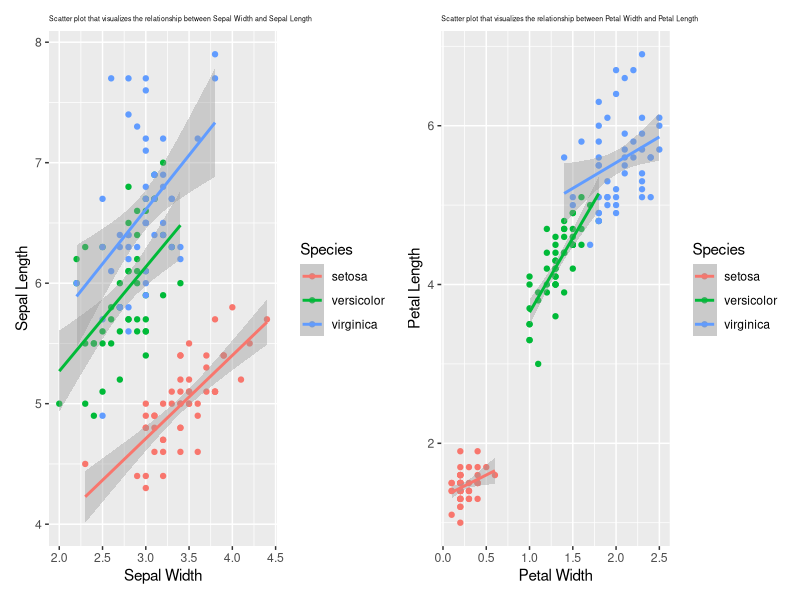
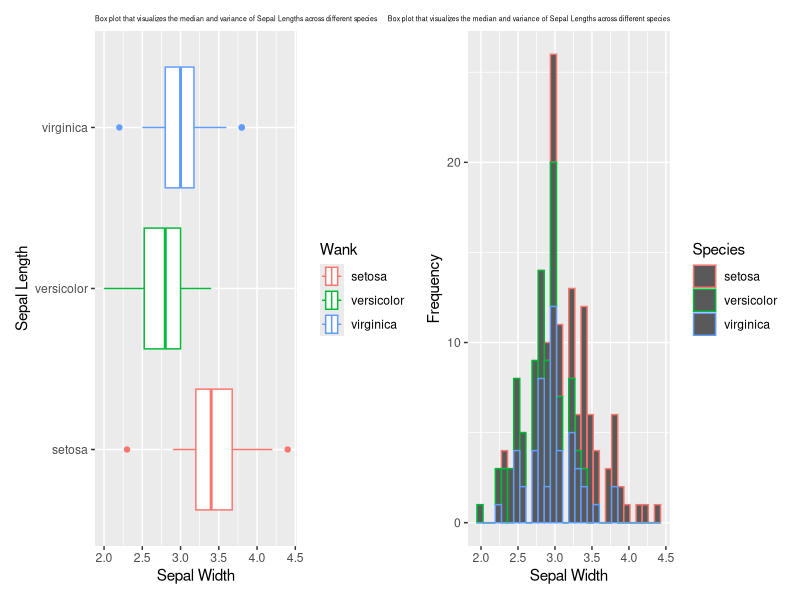

Write the R code that produced these figures, in order.
library(dplyr)
library(ggplot2)
library(patchwork)
library(here)
#iris is a core dataset and can be loaded like this
data(iris)
# can look at the first 5 entries
head(iris, 5)


# select(data,field_1,field_2...,field_N)

# 1) Scatter plot that visualizes the relationship between Sepal Width and Sepal Length;

# plot one liner using pipe symbol
# length_width <- select(iris,Sepal.Length,Sepal.Width) %>% plot(xlab="Sepal Length",ylab="Sepal Width")

# https://bookdown.org/dli/rguide/scatterplots-and-best-fit-lines-two-sets.html



#R way of doing things
# sepal_length_width <- plot(iris$Sepal.Width ~ iris$Sepal.Length,xlab="Sepal Width",ylab="Sepal Length")
# abline(lm(iris$Sepal.Width ~ iris$Sepal.Length), col = "red")

# petal_length_width <- plot(iris$Petal.Width ~ iris$Petal.Length,xlab="Petal Width",ylab="Petal Length",)
# abline(lm(iris$Petal.Width ~ iris$Petal.Length), col = "red")


# write to pdf
pdf(file="lab-plots.pdf",width=10,height=5)

par(mfrow=c(2,2))

# GGplot2 way of doing things

p1 <- ggplot(data=iris,aes(x=Sepal.Width,y=Sepal.Length,colour=Species)) + geom_point() + stat_smooth(method='lm') + labs(x="Sepal Width",y="Sepal Length",title = "Scatter plot that visualizes the relationship between Sepal Width and Sepal Length",) + theme(plot.title = element_text(size=5))

p2 <- ggplot(data=iris,aes(x=Petal.Width,y=Petal.Length,colour=Species)) + geom_point() + stat_smooth(method='lm') + labs(x="Petal Width",y="Petal Length",title = "Scatter plot that visualizes the relationship between Petal Width and Petal Length") + theme(plot.title = element_text(size=5))

p3 <-ggplot(data=iris, aes(x=Sepal.Width, y=Species,colour=Species)) + geom_boxplot() + labs(x="Sepal Width",y="Sepal Length",title = "Box plot that visualizes the median and variance of Sepal Lengths across different species",color="Wank") + theme(plot.title = element_text(size=5))

p4 <- ggplot(data=iris, aes(x=Sepal.Width,colour=Species)) + geom_histogram() + theme(plot.title = element_text(size=5,hjust=TRUE)) + labs(x="Sepal Width",y="Frequency",title = "Box plot that visualizes the median and variance of Sepal Lengths across different species") + theme(plot.title = element_text(size=5))


(p1 | p2) 

(p3 | p4)

dev.off()
